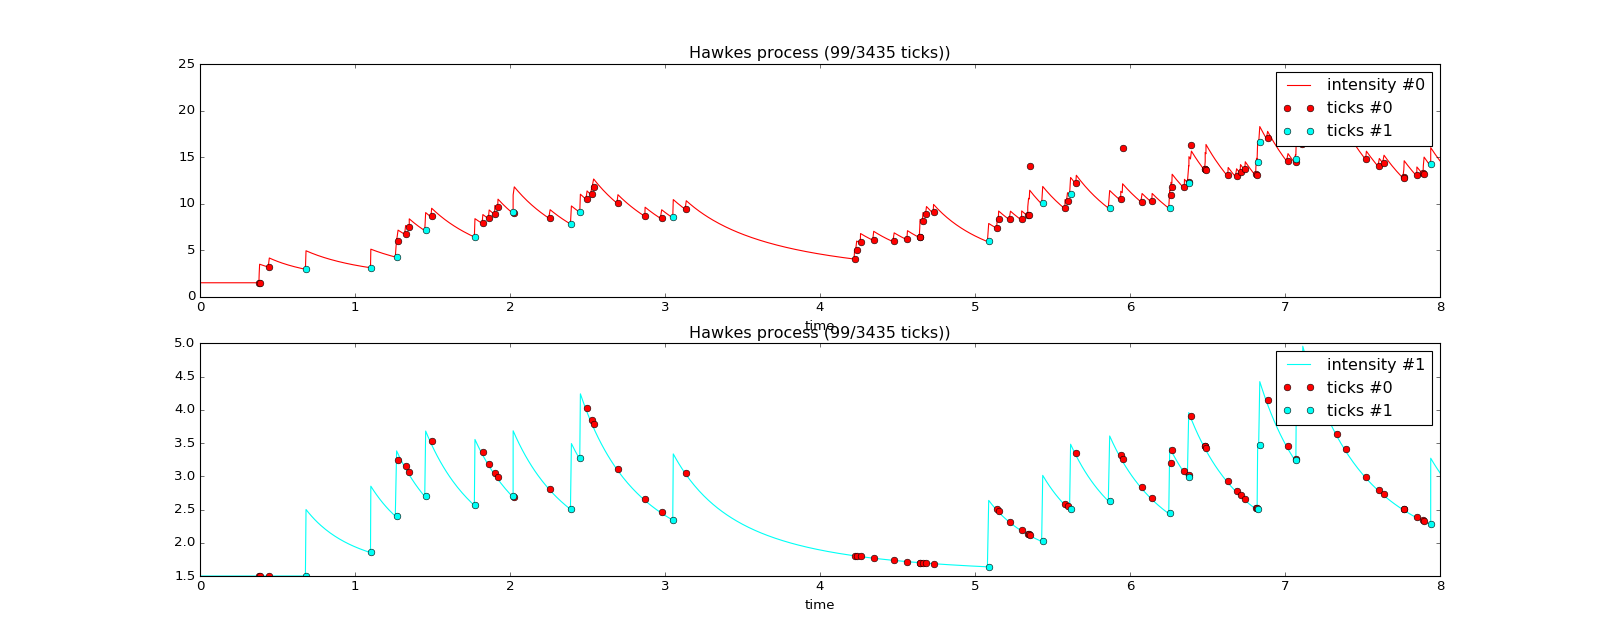

Recreate this plot in Python.
from mlpp.simulation import SimuHawkes, HawkesKernelPowerLaw
import matplotlib.pyplot as plt
from pylab import rcParams
import numpy as np

rcParams['figure.figsize'] = 20, 8

kernel_diag = HawkesKernelPowerLaw(1, 1, 3, error=1e-5)
kernel_cross = HawkesKernelPowerLaw(2, 1, 2, error=1e-5)

hawkes = SimuHawkes(kernels=
                    [[kernel_diag, kernel_cross],
                     [0, kernel_diag]],
                    baselines=[1.5, 1.5],
                    verbose=False)

run_time = 200
dt = 0.01
hawkes.track_intensity(dt)
hawkes.end_time = run_time
hawkes.simulate()

ax1 = plt.subplot(211)
hawkes.plot(ax=ax1, dim=0, t_max=8)

ax2 = plt.subplot(212)
hawkes.plot(ax=ax2, dim=1, t_max=8)

plt.show()
